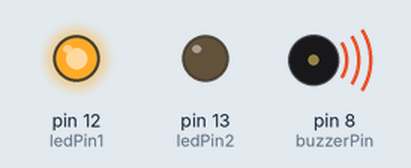
Simulated run of this sketch. Board: Arduino Uno, built with avr-gcc and run on an emulated ATmega328P. On the bench: output pins drawn as LEDs (lit = HIGH), buzzer (waves = sounding).

Above: at 0.2 s.
At 17.7 s:
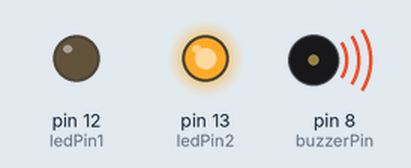
At 27.9 s:
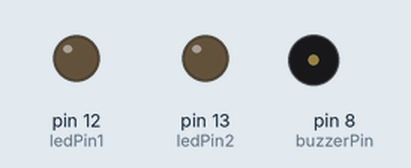
Timing chart, 0 to 32.5 s (numbered marks = the images above):
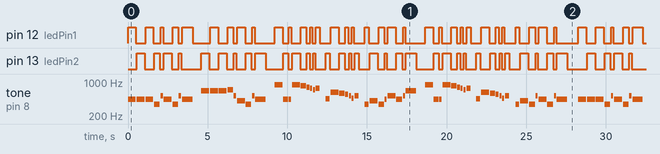

The sketch:

L1_Imperial_march_buzzar.ino.ino
```cpp
const int c = 261;
const int d = 294;
const int e = 329;
const int f = 349;
const int g = 391;
const int gS = 415;
const int a = 440;
const int aS = 455;
const int b = 466;
const int cH = 523;
const int cSH = 554;
const int dH = 587;
const int dSH = 622;
const int eH = 659;
const int fH = 698;
const int fSH = 740;
const int gH = 784;
const int gSH = 830;
const int aH = 880;

const int buzzerPin = 8; // Digital Pin 8
const int ledPin1 = 12;  // Digital Pin 12
const int ledPin2 = 13;  // Digital Pin 13 Built In Led can Change it if you want

int counter = 0;

void setup()
{
  //Setup pin modes
  pinMode(buzzerPin, OUTPUT); // Digital Pin 8
  pinMode(ledPin1, OUTPUT);  // Digital Pin 12
  pinMode(ledPin2, OUTPUT); // Digital Pin 13 Built In Led can Change it if you want
}

void loop()
{

  //Play first section
  firstSection();

  //Play second section
  secondSection();

  //Variant 1
  beep(f, 250);
  beep(gS, 500);
  beep(f, 350);
  beep(a, 125);
  beep(cH, 500);
  beep(a, 375);
  beep(cH, 125);
  beep(eH, 650);

  delay(500);

  //Repeat second section
  secondSection();

  //Variant 2
  beep(f, 250);
  beep(gS, 500);
  beep(f, 375);
  beep(cH, 125);
  beep(a, 500);
  beep(f, 375);
  beep(cH, 125);
  beep(a, 650);

  delay(650);
}

void beep(int note, int duration)
{
  //Play tone on buzzerPin
  tone(buzzerPin, note, duration);

  //Play different LED depending on value of 'counter'
  if(counter % 2 == 0)
  {
    digitalWrite(ledPin1, HIGH);
    delay(duration);
    digitalWrite(ledPin1, LOW);
  }else
  {
    digitalWrite(ledPin2, HIGH);
    delay(duration);
    digitalWrite(ledPin2, LOW);
  }

  //Stop tone on buzzerPin
  noTone(buzzerPin);

  delay(50);

  //Increment counter
  counter++;
}

void firstSection()
{
  beep(a, 500);
  beep(a, 500);
  beep(a, 500);
  beep(f, 350);
  beep(cH, 150);
  beep(a, 500);
  beep(f, 350);
  beep(cH, 150);
  beep(a, 650);

  delay(500);

  beep(eH, 500);
  beep(eH, 500);
  beep(eH, 500);
  beep(fH, 350);
  beep(cH, 150);
  beep(gS, 500);
  beep(f, 350);
  beep(cH, 150);
  beep(a, 650);

  delay(500);
}

void secondSection()
{
  beep(aH, 500);
  beep(a, 300);
  beep(a, 150);
  beep(aH, 500);
  beep(gSH, 325);
  beep(gH, 175);
  beep(fSH, 125);
  beep(fH, 125);
  beep(fSH, 250);

  delay(325);

  beep(aS, 250);
  beep(dSH, 500);
  beep(dH, 325);
  beep(cSH, 175);
  beep(cH, 125);
  beep(b, 125);
  beep(cH, 250);

  delay(350);
}

// #define NOTE_B0  31
// #define NOTE_C1  33
// #define NOTE_CS1 35
// #define NOTE_D1  37
// #define NOTE_DS1 39
// #define NOTE_E1  41
// #define NOTE_F1  44
// #define NOTE_FS1 46
// #define NOTE_G1  49
// #define NOTE_GS1 52
// #define NOTE_A1  55
// #define NOTE_AS1 58
// #define NOTE_B1  62
// #define NOTE_C2  65
// #define NOTE_CS2 69
// #define NOTE_D2  73
// #define NOTE_DS2 78
// #define NOTE_E2  82
// #define NOTE_F2  87
// #define NOTE_FS2 93
// #define NOTE_G2  98
// #define NOTE_GS2 104
// #define NOTE_A2  110
// #define NOTE_AS2 117
// #define NOTE_B2  123
// #define NOTE_C3  131
// #define NOTE_CS3 139
// #define NOTE_D3  147
// #define NOTE_DS3 156
// #define NOTE_E3  165
// #define NOTE_F3  175
// #define NOTE_FS3 185
// #define NOTE_G3  196
// #define NOTE_GS3 208
// #define NOTE_A3  220
// #define NOTE_AS3 233
// #define NOTE_B3  247
// #define NOTE_C4  262
// #define NOTE_CS4 277
// #define NOTE_D4  294
// #define NOTE_DS4 311
// #define NOTE_E4  330
// #define NOTE_F4  349
// #define NOTE_FS4 370
// #define NOTE_G4  392
// #define NOTE_GS4 415
// #define NOTE_A4  440
// #define NOTE_AS4 466
// #define NOTE_B4  494
// #define NOTE_C5  523
// #define NOTE_CS5 554
// #define NOTE_D5  587
// #define NOTE_DS5 622
// #define NOTE_E5  659
// #define NOTE_F5  698
// #define NOTE_FS5 740
// #define NOTE_G5  784
// #define NOTE_GS5 831
// #define NOTE_A5  880
// #define NOTE_AS5 932
// #define NOTE_B5  988
// #define NOTE_C6  1047
// #define NOTE_CS6 1109
// #define NOTE_D6  1175
// #define NOTE_DS6 1245
// #define NOTE_E6  1319
// #define NOTE_F6  1397
// #define NOTE_FS6 1480
// #define NOTE_G6  1568
// #define NOTE_GS6 1661
// #define NOTE_A6  1760
// #define NOTE_AS6 1865
// #define NOTE_B6  1976
// #define NOTE_C7  2093
// #define NOTE_CS7 2217
// #define NOTE_D7  2349
// #define NOTE_DS7 2489
// #define NOTE_E7  2637
// #define NOTE_F7  2794
// #define NOTE_FS7 2960
// #define NOTE_G7  3136
// #define NOTE_GS7 3322
// #define NOTE_A7  3520
// #define NOTE_AS7 3729
// #define NOTE_B7  3951
// #define NOTE_C8  4186
// #define NOTE_CS8 4435
// #define NOTE_D8  4699
// #define NOTE_DS8 4978

// // Leds

// #define led1 12
// #define led2 11
// #define led3 10
// #define led4 9
// #define led5 8
// #define led6 7
// #define led7 6
// #define led8 5

// //Sweet Child O Mine - Guns N Roses-------------------------------------------------------------------------------------------------------------------------------
// // Notes
// int mainRiffD[] = {NOTE_D4 , NOTE_D5 , NOTE_A4, NOTE_G4, NOTE_G5, NOTE_A4, NOTE_FS5, NOTE_A4};
// int mainRiffE[] = {NOTE_E4 , NOTE_D5 , NOTE_A4, NOTE_G4, NOTE_G5, NOTE_A4, NOTE_FS5, NOTE_A4};
// int mainRiffG[] = {NOTE_G4 , NOTE_D5 , NOTE_A4, NOTE_G4, NOTE_G5, NOTE_A4, NOTE_FS5, NOTE_A4};

// int mainRiffDurations[] = {
// //d4  d5  a4   g4  g5  g4  fs5  a4
//   6,  6,  6,   6,  6,  6,  6 ,  6};

// int mainRiffLeds[] = {led1, led2, led3, led4, led5, led6, led7, led8};

// // Buzzer
// int speakerPin = 13;

// //----------------------------------------------------------------------------------------------------------------------------------------------

// void ilumina(int note){
//   if(note == NOTE_G4 || note == NOTE_G3 || note == NOTE_GS3) {
//    digitalWrite(led1, HIGH);
//   } else if (note == NOTE_C4) {
//     digitalWrite(led2, HIGH);
//   } else if(note == NOTE_AS3) {
//     digitalWrite(led3, HIGH);
//   } else if (note == NOTE_DS4) {
//     digitalWrite(led4, HIGH);
//   } else if (note == NOTE_D4) {
//     digitalWrite(led7, HIGH);
//   } else if (note == NOTE_F4) {
//     digitalWrite(led8, HIGH);
//   } else if (note == NOTE_F3) {
//     digitalWrite(led5, HIGH);
//   } else if(note == NOTE_E4) {
//     digitalWrite(led6, HIGH);
//   }
// }

// void apaga(int note){
//   if(note == NOTE_G4 || note == NOTE_G3 || note == NOTE_GS3) {
//    digitalWrite(led1, LOW);
//   } else if (note == NOTE_C4) {
//     digitalWrite(led2, LOW);
//   } else if(note == NOTE_AS3) {
//     digitalWrite(led3, LOW);
//   } else if (note == NOTE_DS4) {
//     digitalWrite(led4, LOW);
//   } else if (note == NOTE_D4) {
//     digitalWrite(led7, LOW);
//   } else if (note == NOTE_F4) {
//     digitalWrite(led8, LOW);
//   } else if (note == NOTE_F3) {
//     digitalWrite(led5, LOW);
//   } else if(note == NOTE_E4) {
//     digitalWrite(led6, LOW);
//   }
// }

// void setup() {
//   pinMode(speakerPin, OUTPUT);
//   pinMode(led1, OUTPUT);
//   pinMode(led2, OUTPUT);
//   pinMode(led3, OUTPUT);
//   pinMode(led4, OUTPUT);
//   pinMode(led5, OUTPUT);
//   pinMode(led6, OUTPUT);
//   pinMode(led7, OUTPUT);
//   pinMode(led8, OUTPUT);
// }

// void SweetChildOMine () {
//   for(int introTwoTimes = 0; introTwoTimes < 2; introTwoTimes++){
//     for(int dTwice = 0; dTwice < 2; dTwice++){
//       for (int thisNote = 0; thisNote < 8; thisNote++){
//         int mainRiffDuration = 1000/mainRiffDurations[thisNote];
//         tone(speakerPin, mainRiffD[thisNote], mainRiffDuration);
//         digitalWrite(mainRiffLeds[thisNote], HIGH);
//         int pauseBetweenNotes = mainRiffDuration * 1.30;
//         delay(pauseBetweenNotes);
//         noTone(speakerPin);
//         digitalWrite(mainRiffLeds[thisNote], LOW);
//       }
//     }

//     for(int eTwice = 0; eTwice < 2; eTwice++){
//       for (int thisNote = 0; thisNote < 8; thisNote++){
//         int mainRiffDuration = 1000/mainRiffDurations[thisNote];
//         tone(speakerPin, mainRiffE[thisNote], mainRiffDuration);
//         digitalWrite(mainRiffLeds[thisNote], HIGH);
//         int pauseBetweenNotes = mainRiffDuration * 1.30;
//         delay(pauseBetweenNotes);
//         noTone(speakerPin);
//         digitalWrite(mainRiffLeds[thisNote], LOW);
//       }
//     }

//     for(int gTwice = 0; gTwice < 2; gTwice++){
//       for (int thisNote = 0; thisNote < 8; thisNote++){
//         int mainRiffDuration = 1000/mainRiffDurations[thisNote];
//         tone(speakerPin, mainRiffG[thisNote], mainRiffDuration);
//         digitalWrite(mainRiffLeds[thisNote], HIGH);
//         int pauseBetweenNotes = mainRiffDuration * 1.30;
//         delay(pauseBetweenNotes);
//         noTone(speakerPin);
//         digitalWrite(mainRiffLeds[thisNote], LOW);
//       }
//     }

//     for(int dTwice = 0; dTwice < 2; dTwice++){
//       for (int thisNote = 0; thisNote < 8; thisNote++){
//         int mainRiffDuration = 1000/mainRiffDurations[thisNote];
//         tone(speakerPin, mainRiffD[thisNote], mainRiffDuration);
//         digitalWrite(mainRiffLeds[thisNote], HIGH);
//         int pauseBetweenNotes = mainRiffDuration * 1.30;
//         delay(pauseBetweenNotes);
//         noTone(speakerPin);
//         digitalWrite(mainRiffLeds[thisNote], LOW);
//       }
//     }
//   }
// }

// void loop() {
//   SweetChildOMine();
// }


/*
  Star Wars theme
  Connect a piezo buzzer or speaker to pin 11 or select a new pin.
  More songs available at https://github.com/robsoncouto/arduino-songs

                                              Robson Couto, 2019
*/

// #define NOTE_B0  31
// #define NOTE_C1  33
// #define NOTE_CS1 35
// #define NOTE_D1  37
// #define NOTE_DS1 39
// #define NOTE_E1  41
// #define NOTE_F1  44
// #define NOTE_FS1 46
// #define NOTE_G1  49
// #define NOTE_GS1 52
// #define NOTE_A1  55
// #define NOTE_AS1 58
// #define NOTE_B1  62
// #define NOTE_C2  65
// #define NOTE_CS2 69
// #define NOTE_D2  73
// #define NOTE_DS2 78
// #define NOTE_E2  82
// #define NOTE_F2  87
// #define NOTE_FS2 93
// #define NOTE_G2  98
// #define NOTE_GS2 104
// #define NOTE_A2  110
// #define NOTE_AS2 117
// #define NOTE_B2  123
// #define NOTE_C3  131
// #define NOTE_CS3 139
// #define NOTE_D3  147
// #define NOTE_DS3 156
// #define NOTE_E3  165
// #define NOTE_F3  175
// #define NOTE_FS3 185
// #define NOTE_G3  196
// #define NOTE_GS3 208
// #define NOTE_A3  220
// #define NOTE_AS3 233
// #define NOTE_B3  247
// #define NOTE_C4  262
// #define NOTE_CS4 277
// #define NOTE_D4  294
// #define NOTE_DS4 311
// #define NOTE_E4  330
// #define NOTE_F4  349
// #define NOTE_FS4 370
// #define NOTE_G4  392
// #define NOTE_GS4 415
// #define NOTE_A4  440
// #define NOTE_AS4 466
// #define NOTE_B4  494
// #define NOTE_C5  523
// #define NOTE_CS5 554
// #define NOTE_D5  587
// #define NOTE_DS5 622
// #define NOTE_E5  659
// #define NOTE_F5  698
// #define NOTE_FS5 740
// #define NOTE_G5  784
// #define NOTE_GS5 831
// #define NOTE_A5  880
// #define NOTE_AS5 932
// #define NOTE_B5  988
// #define NOTE_C6  1047
// #define NOTE_CS6 1109
// #define NOTE_D6  1175
// #define NOTE_DS6 1245
// #define NOTE_E6  1319
// #define NOTE_F6  1397
// #define NOTE_FS6 1480
// #define NOTE_G6  1568
// #define NOTE_GS6 1661
// #define NOTE_A6  1760
// #define NOTE_AS6 1865
// #define NOTE_B6  1976
// #define NOTE_C7  2093
// #define NOTE_CS7 2217
// #define NOTE_D7  2349
// #define NOTE_DS7 2489
// #define NOTE_E7  2637
// #define NOTE_F7  2794
// #define NOTE_FS7 2960
// #define NOTE_G7  3136
// #define NOTE_GS7 3322
// #define NOTE_A7  3520
// #define NOTE_AS7 3729
// #define NOTE_B7  3951
// #define NOTE_C8  4186
// #define NOTE_CS8 4435
// #define NOTE_D8  4699
// #define NOTE_DS8 4978
// #define REST      0


// // change this to make the song slower or faster
// int tempo = 108;

// // change this to whichever pin you want to use
// int buzzer = 11;

// // notes of the moledy followed by the duration.
// // a 4 means a quarter note, 8 an eighteenth , 16 sixteenth, so on
// // !!negative numbers are used to represent dotted notes,
// // so -4 means a dotted quarter note, that is, a quarter plus an eighteenth!!
// int melody[] = {

//   // Dart Vader theme (Imperial March) - Star wars
//   // Score available at https://musescore.com/user/202909/scores/1141521
//   // The tenor saxophone part was used

//   NOTE_AS4,8, NOTE_AS4,8, NOTE_AS4,8,//1
//   NOTE_F5,2, NOTE_C6,2,
//   NOTE_AS5,8, NOTE_A5,8, NOTE_G5,8, NOTE_F6,2, NOTE_C6,4,
//   NOTE_AS5,8, NOTE_A5,8, NOTE_G5,8, NOTE_F6,2, NOTE_C6,4,
//   NOTE_AS5,8, NOTE_A5,8, NOTE_AS5,8, NOTE_G5,2, NOTE_C5,8, NOTE_C5,8, NOTE_C5,8,
//   NOTE_F5,2, NOTE_C6,2,
//   NOTE_AS5,8, NOTE_A5,8, NOTE_G5,8, NOTE_F6,2, NOTE_C6,4,

//   NOTE_AS5,8, NOTE_A5,8, NOTE_G5,8, NOTE_F6,2, NOTE_C6,4, //8
//   NOTE_AS5,8, NOTE_A5,8, NOTE_AS5,8, NOTE_G5,2, NOTE_C5,-8, NOTE_C5,16,
//   NOTE_D5,-4, NOTE_D5,8, NOTE_AS5,8, NOTE_A5,8, NOTE_G5,8, NOTE_F5,8,
//   NOTE_F5,8, NOTE_G5,8, NOTE_A5,8, NOTE_G5,4, NOTE_D5,8, NOTE_E5,4,NOTE_C5,-8, NOTE_C5,16,
//   NOTE_D5,-4, NOTE_D5,8, NOTE_AS5,8, NOTE_A5,8, NOTE_G5,8, NOTE_F5,8,

//   NOTE_C6,-8, NOTE_G5,16, NOTE_G5,2, REST,8, NOTE_C5,8,//13
//   NOTE_D5,-4, NOTE_D5,8, NOTE_AS5,8, NOTE_A5,8, NOTE_G5,8, NOTE_F5,8,
//   NOTE_F5,8, NOTE_G5,8, NOTE_A5,8, NOTE_G5,4, NOTE_D5,8, NOTE_E5,4,NOTE_C6,-8, NOTE_C6,16,
//   NOTE_F6,4, NOTE_DS6,8, NOTE_CS6,4, NOTE_C6,8, NOTE_AS5,4, NOTE_GS5,8, NOTE_G5,4, NOTE_F5,8,
//   NOTE_C6,1

// };

// // sizeof gives the number of bytes, each int value is composed of two bytes (16 bits)
// // there are two values per note (pitch and duration), so for each note there are four bytes
// int notes = sizeof(melody) / sizeof(melody[0]) / 2;

// // this calculates the duration of a whole note in ms
// int wholenote = (60000 * 4) / tempo;

// int divider = 0, noteDuration = 0;

// void setup() {
//   // iterate over the notes of the melody.
//   // Remember, the array is twice the number of notes (notes + durations)
//   for (int thisNote = 0; thisNote < notes * 2; thisNote = thisNote + 2) {

//     // calculates the duration of each note
//     divider = melody[thisNote + 1];
//     if (divider > 0) {
//       // regular note, just proceed
//       noteDuration = (wholenote) / divider;
//     } else if (divider < 0) {
//       // dotted notes are represented with negative durations!!
//       noteDuration = (wholenote) / abs(divider);
//       noteDuration *= 1.5; // increases the duration in half for dotted notes
//     }

//     // we only play the note for 90% of the duration, leaving 10% as a pause
//     tone(buzzer, melody[thisNote], noteDuration*0.9);

//     // Wait for the specief duration before playing the next note.
//     delay(noteDuration);

//     // stop the waveform generation before the next note.
//     noTone(buzzer);
//   }
// }

// void loop() {
//   // no need to repeat the melody.
// }
```

Measured:
- by itself, pin 12 (ledPin1), pin 13 (ledPin2): moves between LOW and HIGH, repeating every 28.3 s
- by itself, tone on pin 8 (buzzerPin): plays 440 Hz for 0.50 s, 440 Hz for 0.50 s, 440 Hz for 0.50 s, 349 Hz for 0.35 s, 523 Hz for 0.15 s, 440 Hz for 0.50 s … (304 notes in this stretch)
